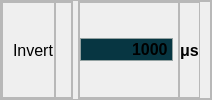
                     <widget class="QFrame" name="Blanking_Frame">
                      <property name="minimumSize">
                       <size>
                        <width>0</width>
                        <height>30</height>
                       </size>
                      </property>
                      <property name="frameShape">
                       <enum>QFrame::StyledPanel</enum>
                      </property>
                      <property name="frameShadow">
                       <enum>QFrame::Raised</enum>
                      </property>
                      <layout class="QHBoxLayout" name="horizontalLayout_11">
                       <property name="spacing">
                        <number>5</number>
                       </property>
                       <property name="leftMargin">
                        <number>0</number>
                       </property>
                       <property name="topMargin">
                        <number>0</number>
                       </property>
                       <property name="rightMargin">
                        <number>0</number>
                       </property>
                       <property name="bottomMargin">
                        <number>0</number>
                       </property>
                       <item>
                        <widget class="QFrame" name="Blanking_Toggle_Frame">
                         <property name="minimumSize">
                          <size>
                           <width>0</width>
                           <height>0</height>
                          </size>
                         </property>
                         <property name="maximumSize">
                          <size>
                           <width>16777215</width>
                           <height>16777215</height>
                          </size>
                         </property>
                         <property name="frameShape">
                          <enum>QFrame::StyledPanel</enum>
                         </property>
                         <property name="frameShadow">
                          <enum>QFrame::Raised</enum>
                         </property>
                         <layout class="QHBoxLayout" name="horizontalLayout_13">
                          <property name="spacing">
                           <number>0</number>
                          </property>
                          <property name="leftMargin">
                           <number>0</number>
                          </property>
                          <property name="topMargin">
                           <number>0</number>
                          </property>
                          <property name="rightMargin">
                           <number>0</number>
                          </property>
                          <property name="bottomMargin">
                           <number>0</number>
                          </property>
                          <item>
                           <widget class="QFrame" name="Blanking_Toggle_Label_Frame">
                            <property name="frameShape">
                             <enum>QFrame::StyledPanel</enum>
                            </property>
                            <property name="frameShadow">
                             <enum>QFrame::Raised</enum>
                            </property>
                            <layout class="QHBoxLayout" name="horizontalLayout_19">
                             <property name="spacing">
                              <number>0</number>
                             </property>
                             <property name="leftMargin">
                              <number>10</number>
                             </property>
                             <property name="topMargin">
                              <number>0</number>
                             </property>
                             <property name="rightMargin">
                              <number>0</number>
                             </property>
                             <property name="bottomMargin">
                              <number>0</number>
                             </property>
                             <item>
                              <widget class="QLabel" name="Blanking_Toggle_Label">
                               <property name="maximumSize">
                                <size>
                                 <width>200</width>
                                 <height>16777215</height>
                                </size>
                               </property>
                               <property name="font">
                                <font>
                                 <pointsize>12</pointsize>
                                </font>
                               </property>
                               <property name="text">
                                <string>Invert</string>
                               </property>
                               <property name="alignment">
                                <set>Qt::AlignLeading|Qt::AlignLeft|Qt::AlignVCenter</set>
                               </property>
                              </widget>
                             </item>
                            </layout>
                           </widget>
                          </item>
                          <item>
                           <widget class="QFrame" name="Blanking_Toggle_frame">
                            <property name="maximumSize">
                             <size>
                              <width>16777215</width>
                              <height>16777215</height>
                             </size>
                            </property>
                            <property name="frameShape">
                             <enum>QFrame::StyledPanel</enum>
                            </property>
                            <property name="frameShadow">
                             <enum>QFrame::Raised</enum>
                            </property>
                            <layout class="QHBoxLayout" name="Blanking_toggleButton_layout">
                             <property name="spacing">
                              <number>0</number>
                             </property>
                             <property name="leftMargin">
                              <number>5</number>
                             </property>
                             <property name="topMargin">
                              <number>0</number>
                             </property>
                             <property name="rightMargin">
                              <number>10</number>
                             </property>
                             <property name="bottomMargin">
                              <number>0</number>
                             </property>
                            </layout>
                           </widget>
                          </item>
                         </layout>
                        </widget>
                       </item>
                       <item alignment="Qt::AlignRight">
                        <widget class="QFrame" name="Blanking_Value_Frame">
                         <property name="frameShape">
                          <enum>QFrame::StyledPanel</enum>
                         </property>
                         <property name="frameShadow">
                          <enum>QFrame::Raised</enum>
                         </property>
                         <layout class="QHBoxLayout" name="horizontalLayout_18">
                          <property name="spacing">
                           <number>0</number>
                          </property>
                          <property name="leftMargin">
                           <number>0</number>
                          </property>
                          <property name="topMargin">
                           <number>0</number>
                          </property>
                          <property name="rightMargin">
                           <number>10</number>
                          </property>
                          <property name="bottomMargin">
                           <number>0</number>
                          </property>
                          <item>
                           <widget class="QFrame" name="Blanking_lineEdit_Frame">
                            <property name="minimumSize">
                             <size>
                              <width>100</width>
                              <height>0</height>
                             </size>
                            </property>
                            <property name="maximumSize">
                             <size>
                              <width>100</width>
                              <height>16777215</height>
                             </size>
                            </property>
                            <property name="styleSheet">
                             <string notr="true"/>
                            </property>
                            <property name="frameShape">
                             <enum>QFrame::StyledPanel</enum>
                            </property>
                            <property name="frameShadow">
                             <enum>QFrame::Raised</enum>
                            </property>
                            <layout class="QHBoxLayout" name="horizontalLayout_17">
                             <property name="spacing">
                              <number>0</number>
                             </property>
                             <property name="leftMargin">
                              <number>0</number>
                             </property>
                             <property name="topMargin">
                              <number>0</number>
                             </property>
                             <property name="rightMargin">
                              <number>5</number>
                             </property>
                             <property name="bottomMargin">
                              <number>0</number>
                             </property>
                             <item>
                              <widget class="QLineEdit" name="Blanking_lineEdit">
                               <property name="font">
                                <font>
                                 <pointsize>12</pointsize>
                                 <bold>true</bold>
                                </font>
                               </property>
                               <property name="layoutDirection">
                                <enum>Qt::LeftToRight</enum>
                               </property>
                               <property name="styleSheet">
                                <string notr="true"> border: 1px solid rgb(147,161,161);
background-color: rgb(7, 54, 66);</string>
                               </property>
                               <property name="text">
                                <string>1000</string>
                               </property>
                               <property name="alignment">
                                <set>Qt::AlignRight|Qt::AlignTrailing|Qt::AlignVCenter</set>
                               </property>
                              </widget>
                             </item>
                            </layout>
                           </widget>
                          </item>
                          <item>
                           <widget class="QFrame" name="Blanking_Label_Frame">
                            <property name="frameShape">
                             <enum>QFrame::StyledPanel</enum>
                            </property>
                            <property name="frameShadow">
                             <enum>QFrame::Raised</enum>
                            </property>
                            <layout class="QHBoxLayout" name="horizontalLayout_14">
                             <property name="spacing">
                              <number>0</number>
                             </property>
                             <property name="leftMargin">
                              <number>0</number>
                             </property>
                             <property name="topMargin">
                              <number>0</number>
                             </property>
                             <property name="rightMargin">
                              <number>0</number>
                             </property>
                             <property name="bottomMargin">
                              <number>0</number>
                             </property>
                             <item>
                              <widget class="QLabel" name="Blanking_Label">
                               <property name="font">
                                <font>
                                 <pointsize>12</pointsize>
                                 <bold>true</bold>
                                </font>
                               </property>
                               <property name="text">
                                <string>μs</string>
                               </property>
                              </widget>
                             </item>
                            </layout>
                           </widget>
                          </item>
                         </layout>
                        </widget>
                       </item>
                      </layout>
                     </widget>
